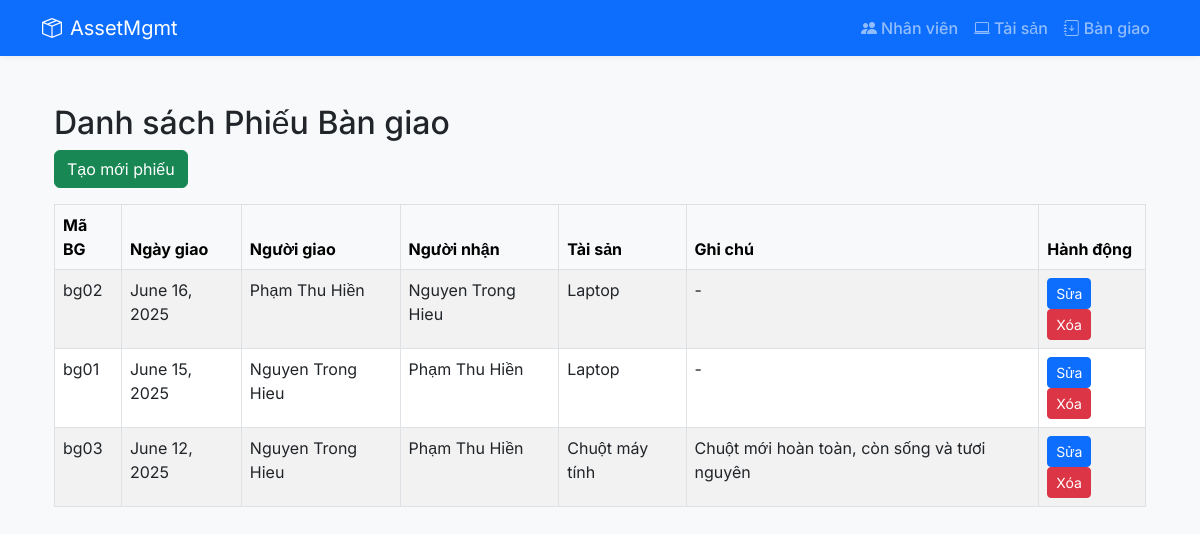
Page /bg/ on the committed database.
### inventory/models.py (models this page shows, shortened)
class BG(models.Model):
    ma_bg = models.CharField(max_length=10, primary_key=True)
    nguoi_giao = models.ForeignKey(NV, related_name="bg_giao", on_delete=models.CASCADE)
    nguoi_nhan = models.ForeignKey(NV, related_name="bg_nhan", on_delete=models.CASCADE)
    ngay_giao = models.DateField()
    ts = models.ForeignKey(TS, on_delete=models.CASCADE)
    ghi_chu = models.TextField(blank=True)

class NV(models.Model):
    ma_nv = models.CharField(max_length=10, primary_key=True)
    ho_ten = models.CharField(max_length=100)
    cong_ty = models.CharField(max_length=100)
    phong_ban = models.CharField(max_length=100)
    chuc_vu = models.CharField(max_length=100)

class TS(models.Model):
    ma_ts = models.CharField(max_length=10, primary_key=True)
    ten_ts = models.CharField(max_length=200)
    loai_ts = models.CharField(max_length=100)
    don_vi = models.CharField(max_length=50)
    tinh_trang = models.CharField(max_length=100)
    ngay_mua = models.DateField(default=date.today)
    khau_hao_nam = models.PositiveIntegerField(default=5)

### inventory/views.py (the view)
# urls.py: path('bg/', views.bg_list, name='bg_list'),
def bg_list(request):
    ds_bg = BG.objects.select_related('nguoi_giao', 'nguoi_nhan', 'ts')\
                     .all().order_by('-ngay_giao')
    return render(request, 'inventory/bg_list.html', {
        'bg_list': ds_bg
    })

### inventory/templates/inventory/bg_list.html
{% extends "inventory/base.html" %}
{% block content %}
<div class="container mt-4">
  <h2>Danh sách Phiếu Bàn giao</h2>
  <a href="{% url 'bg_add' %}" class="btn btn-success mb-3">Tạo mới phiếu</a>
  <table class="table table-bordered table-striped">
    <thead class="table-light">
      <tr>
        <th>Mã BG</th>
        <th>Ngày giao</th>
        <th>Người giao</th>
        <th>Người nhận</th>
        <th>Tài sản</th>
        <th>Ghi chú</th>
        <th>Hành động</th>
      </tr>
    </thead>
    <tbody>
      {% for bg in bg_list %}
      <tr>
        <td>{{ bg.ma_bg }}</td>
        <td>{{ bg.ngay_giao }}</td>
        <td>{{ bg.nguoi_giao.ho_ten }}</td>
        <td>{{ bg.nguoi_nhan.ho_ten }}</td>
        <td>{{ bg.ts.ten_ts }}</td>
        <td>{{ bg.ghi_chu|default:"-" }}</td>
        <td>
          <a href="{% url 'bg_edit' bg.ma_bg %}" class="btn btn-sm btn-primary">Sửa</a>
          <a href="{% url 'bg_delete' bg.ma_bg %}" class="btn btn-sm btn-danger">Xóa</a>
        </td>
      </tr>
      {% empty %}
      <tr><td colspan="7" class="text-center">Chưa có phiếu bàn giao nào.</td></tr>
      {% endfor %}
    </tbody>
  </table>
</div>
{% endblock %}

### inventory/templates/inventory/base.html (style rules this page uses)
body { font-family: 'Inter', sans-serif; background-color: #f8f9fa; }

### rows in the picture
BG: ma_bg "bg02", ngay_giao "June 16, 2025", nguoi_giao.ho_ten "Phạm Thu Hiền", nguoi_nhan.ho_ten "Nguyen Trong Hieu", ts.ten_ts "Laptop", ghi_chu "-"
BG: ma_bg "bg01", ngay_giao "June 15, 2025", nguoi_giao.ho_ten "Nguyen Trong Hieu", nguoi_nhan.ho_ten "Phạm Thu Hiền", ts.ten_ts "Laptop", ghi_chu "-"
BG: ma_bg "bg03", ngay_giao "June 12, 2025", nguoi_giao.ho_ten "Nguyen Trong Hieu", nguoi_nhan.ho_ten "Phạm Thu Hiền", ts.ten_ts "Chuột máy tính", ghi_chu "Chuột mới hoàn toàn, còn sống và tươi nguyên"
